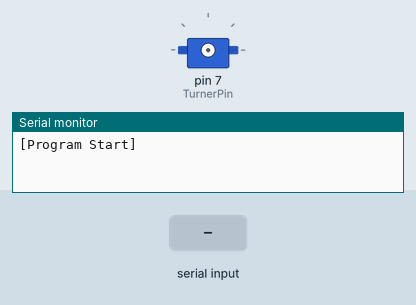
Bench run of a sketch on a simulated Arduino Uno, built with avr-gcc and run on an emulated ATmega328P. Shown: servo, the last lines printed to the serial monitor. Inputs (shaded band) come from the test bench.

Above: at 1.2 s.
1.3 s: "1\n" received over Serial
At 3.8 s:
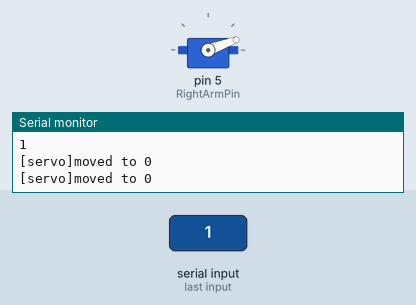
At 8.1 s:
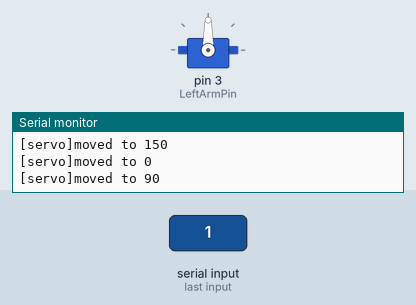
Timing chart, 0 to 13.3 s (numbered marks = the images above; inputs shaded):
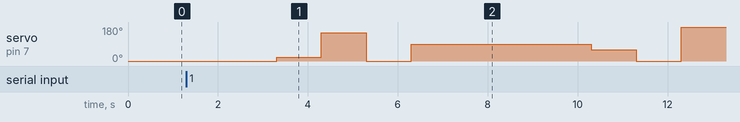

Measured:
- after the input at 1.3 s, servo on pin 7 (TurnerPin): 0° → 20° after 2.0 s, → 150° 1.0 s later, → 0° 1.0 s later, → 90° 1.0 s later, … (7 changes in this stretch)

The sketch:

BookPageTurner-throughSerial.ino
```cpp
#include <Servo.h>
#define LeftArmPin 3
#define LeftFingerPin 4
#define RightArmPin 5
#define RightFingerPin 6
#define TurnerPin 7

int value = 0;

Servo LeftArm, LeftFinger, RightArm, RightFinger, Turner; //서보모터 초기화

void setup() {
  Serial.begin(9600); //시리얼 포트 열기
  Serial.println("[Program Start]");
}

int moveServo(Servo sv, int pin, int degree)
{
  sv.attach(pin); //서보모터를 핀과 연결
  sv.write(degree); //사용자가 입력한 각도까지 서보모터 이동
  delay(1000);
  sv.detach(); //서보모터의 움직임이 모두 끝난 후, 연결을 끊어 준다.(끊임없이 입력한 각도로 움직이려 시도하기 때문에 모터가 떨리는 현상이 발생하게 됨.)
  Serial.print("[servo]moved to ");
  Serial.println(degree); //움직인 각도 출력
}

void loop() {
    if(Serial.available() > 0){
        value = Serial.parseInt(); //라즈베리파이로 부터 시리얼 데이터를 받는다
        if(value == 1){
          Serial.println(value); //받은 시리얼 데이터를 출력한다.
          moveServo(LeftArm, LeftArmPin, 0);
          moveServo(LeftFinger, LeftFingerPin, 0); //책을 넘겼을 때 막히지 않도록 왼쪽 거치대를 잠시 치워준다.

          moveServo(RightArm, RightArmPin, 20);
          moveServo(RightFinger, RightFingerPin, 150);
          moveServo(Turner, TurnerPin, 0);

          moveServo(LeftFinger, LeftFingerPin, 90);
          moveServo(LeftArm, LeftArmPin, 90);

          delay(2000);
          moveServo(RightArm, RightArmPin, 60);
          moveServo(RightFinger, RightFingerPin, 0);
          moveServo(Turner, TurnerPin, 180);
        }
   }
}
```
